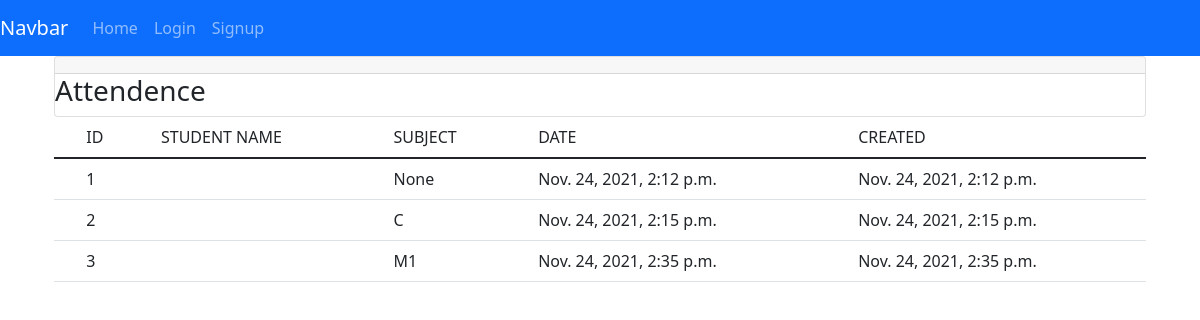
/view_attendence/, run on the app's committed database.
### business/models.py (models this page shows)
class Attendance(models.Model):
    id=models.AutoField(primary_key=True)
    subject_id=models.ForeignKey(Subjects,on_delete=models.SET_NULL, null=True, blank=True)
    attendance_date=models.DateTimeField(auto_now_add=True)
    created_at=models.DateTimeField(auto_now_add=True)
    updated_at=models.DateTimeField(auto_now_add=True)
    objects = models.Manager()

class Subjects(models.Model):
    id=models.AutoField(primary_key=True)
    subject_name=models.CharField(max_length=255)
    course_id=models.ForeignKey(Courses,on_delete=models.SET_NULL, null=True, blank=True,default=1)
    created_at=models.DateTimeField(auto_now_add=True)
    updated_at=models.DateTimeField(auto_now_add=True)
    objects=models.Manager()
    def __str__(self):
        return self.subject_name

### business/views.py (the view)
# urls.py: path('view_attendence/',views.view_attendence, name='view_attendence'),
def view_attendence(request):
    attendence = Attendance.objects.all()
    stud = Profile.objects.filter()
    return render(request,'business/view_attendence.html',{'attendence':attendence})

### business/templates/business/view_attendence.html (shortened to what this page needs)
{% extends 'business/base.html' %}
{% load static %}
{% block content %}
<section class="content">
    <div class="container-fluid">
        <div class="row">
            <div class="col-md-12">
          <div class="card card-primary">
            <div class="card-header">
          </div>
              <h3 class="card-title">Attendence</h3>
            </div>
                <table class="table">
                    <thead>
                      <tr>
                        <th scope="col"><td>ID</td></th>
                        <th scope="col"><td>STUDENT NAME</td></th>
                        <th scope="col"><td>SUBJECT</td></th>
                        <th scope="col"><td>DATE</td></th>
                        <th scope="col"><td>CREATED</td></th>
                      </tr>
                    </thead>
                    <tbody>
                        {% for at in attendence %}
                      <tr>
                        <th scope="row"><td>{{ at.id }}</td></th>
                        <th scope="row"><td>{{ at.Profile.name }}</td></th>
                        <th scope="row"><td>{{ at.subject_id }}</td></th>
                        <th scope="row"><td>{{ at.attendance_date }}</td></th>
                        <th scope="row"><td>{{ at.created_at }}</td></th>
                      </tr>
                      {% endfor %}
                    </tbody>
                </table>
          </div>
        </div>
        </div>
    </div>
{% endblock %}

### data on the page
Attendance: id "1", subject_id "None", attendance_date "Nov. 24, 2021, 2:12 p.m.", created_at "Nov. 24, 2021, 2:12 p.m."
Attendance: id "2", subject_id "C", attendance_date "Nov. 24, 2021, 2:15 p.m.", created_at "Nov. 24, 2021, 2:15 p.m."
Attendance: id "3", subject_id "M1", attendance_date "Nov. 24, 2021, 2:35 p.m.", created_at "Nov. 24, 2021, 2:35 p.m."
